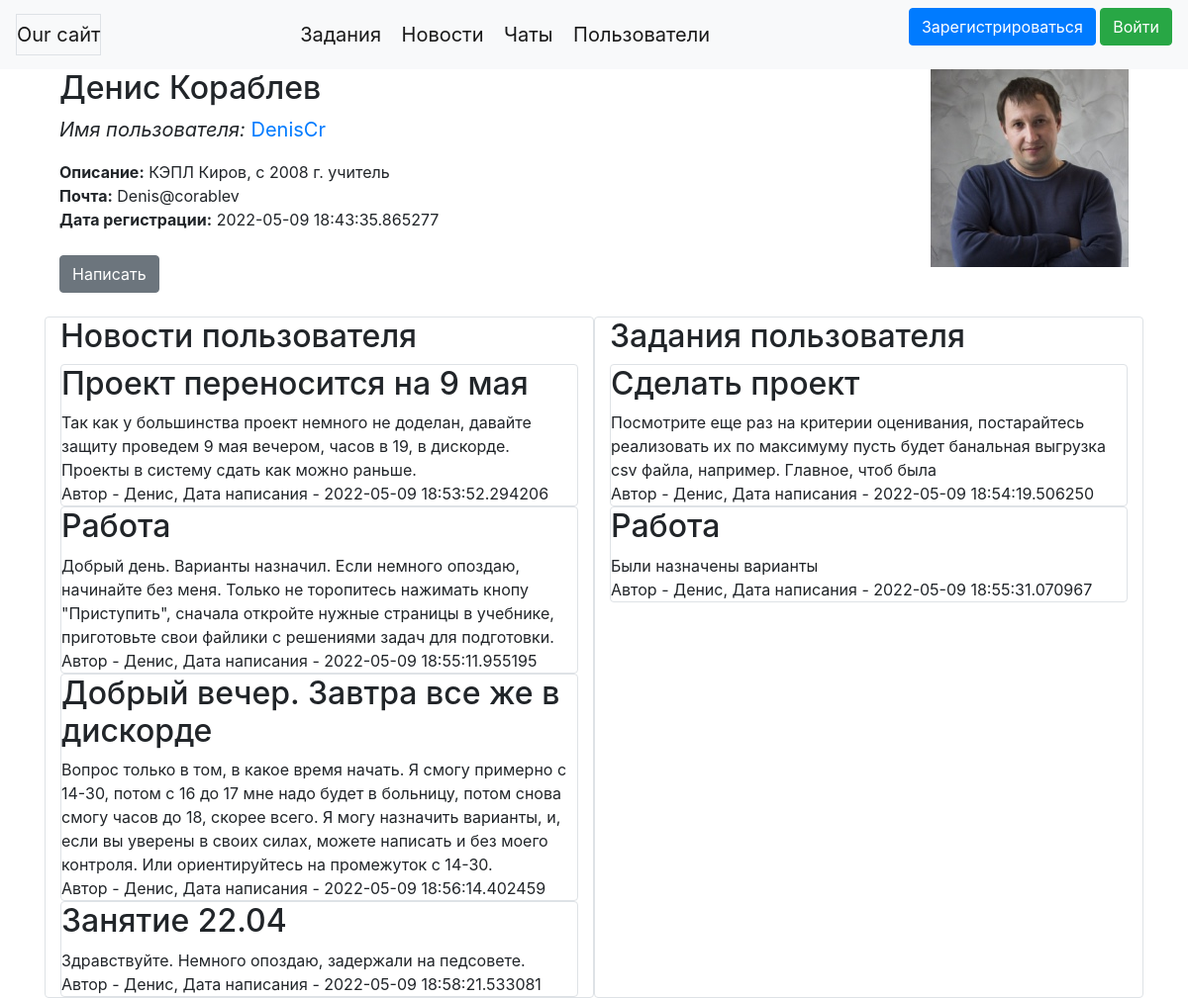
The page /users/2 on the database its author committed.
### data/users.py (models this page shows, shortened)
class User(SqlAlchemyBase, UserMixin, SerializerMixin):
    __tablename__ = 'users'
    id = sqlalchemy.Column(sqlalchemy.Integer,
                           primary_key=True, autoincrement=True)
    username = sqlalchemy.Column(sqlalchemy.String, nullable=True)
    icon_href = sqlalchemy.Column(sqlalchemy.String, nullable=True)
    name = sqlalchemy.Column(sqlalchemy.String, nullable=True)
    surname = sqlalchemy.Column(sqlalchemy.String, nullable=True)
    about = sqlalchemy.Column(sqlalchemy.String, nullable=True)
    email = sqlalchemy.Column(sqlalchemy.String,
                              index=True, unique=True, nullable=True)
    hashed_password = sqlalchemy.Column(sqlalchemy.String, nullable=True)
    created_date = sqlalchemy.Column(sqlalchemy.DateTime,
                                     default=datetime.datetime.now)
    news = orm.relation("News", back_populates='user')
    tasks = orm.relation("Task", back_populates='user')
    chats = orm.relation("Chat",
                          secondary="user_to_chat",
                          backref="users",
                          lazy='subquery')
    chats_where_admin = orm.relation("Chat", back_populates='admin', lazy='subquery')
    sent_messages = orm.relation("Message", back_populates='sender', lazy='subquery')

### data/news.py (models this page shows)
class News(SqlAlchemyBase):
    __tablename__ = 'news'
    id = sqlalchemy.Column(sqlalchemy.Integer,
                           primary_key=True, autoincrement=True)
    title = sqlalchemy.Column(sqlalchemy.String, nullable=True)
    content = sqlalchemy.Column(sqlalchemy.String, nullable=True)
    created_date = sqlalchemy.Column(sqlalchemy.DateTime,
                                     default=datetime.datetime.now)
    is_private = sqlalchemy.Column(sqlalchemy.Boolean, default=True)
    user_id = sqlalchemy.Column(sqlalchemy.Integer,
                                sqlalchemy.ForeignKey("users.id"))
    user = orm.relation('User')
    categories = orm.relation("Category",
                              secondary="news_to_categories",
                              backref="news",
                              lazy='subquery')

### data/tasks.py (models this page shows)
class Task(SqlAlchemyBase, SerializerMixin):
    __tablename__ = 'tasks'
    id = sqlalchemy.Column(sqlalchemy.Integer,
                           primary_key=True, autoincrement=True)
    title = sqlalchemy.Column(sqlalchemy.String, nullable=True)
    content = sqlalchemy.Column(sqlalchemy.String, nullable=True)
    created_date = sqlalchemy.Column(sqlalchemy.DateTime,
                                     default=datetime.datetime.now)
    is_private = sqlalchemy.Column(sqlalchemy.Boolean, default=True)
    user_id = sqlalchemy.Column(sqlalchemy.Integer,
                                sqlalchemy.ForeignKey("users.id"))
    user = orm.relation('User')
    categories = orm.relation("Category",
                              secondary="tasks_to_categories",
                              backref="tasks",
                              lazy='subquery')

### main.py (the view)
@app.route("/users/<int:user_id>")
def user(user_id):
    db_sess = db_session.create_session()
    user = db_sess.query(User).filter(User.id == user_id).first()
    return render_template("user.html", user=user)

### data/db_session.py (called while the page is built)
def create_session() -> Session:
    global __factory
    return __factory()

### templates/user.html (shortened to what this page needs)
{% extends "base.html" %}
{% block content %}
<div class="container">
    <div class="row">
        <div class="col">
            <div style="word-wrap: break-word;">
                <h2>{{user.name}} {{user.surname}}</h2>
                <p class="blockquote"><em>Имя пользователя:</em> <a href="/">{{user.username}}</a></p>
            </div>
            <div style="word-wrap: break-word;">
                <strong>Описание:</strong> {{user.about}}
            </div>
            <div style="word-wrap: break-word;">
                <strong>Почта:</strong> {{user.email}}
            </div>
            <div>
                <strong>Дата регистрации:</strong> {{user.created_date}}
            </div>
            <br>
            {% if current_user.username != user.username %}
            <a class="btn btn-secondary" href="/chats/{{user.username}}_{{current_user.username}}">Написать</a>
            {% else %}
            <a class="btn btn-secondary" href="/chats/{{current_user.username}}">Зайти в свои заметки</a>
            <a class="btn btn-warning" href="/edit_profile">Редактировтать свой профиль</a>
            {% endif %}
        </div>
        <div class="col-auto">
            <img src="/static/img/users/{{user.icon_href}}" width="200" height="200">
        </div>
    </div>
</div>
<br>
<div class="container">
    <div class="row">
        <div class="col-sm border rounded">
            <h2>Новости пользователя</h2>
            {% for item in user.news%}
            <div class="border rounded">
                <h2 style="word-wrap: break-word;">{{item.title}}</h2>
                <div style="word-wrap: break-word;">
                    {{item.content}}
                </div>
                <div style="word-wrap: break-word;">
                    Автор - {{item.user.name}}, Дата написания - {{item.created_date}}
                </div>
            </div>
            {% endfor %}
        </div>
        <div class="col-sm border rounded">
            <h2>Задания пользователя</h2>
            {% for item in user.tasks%}
            <div class="border rounded">
                <h2 style="word-wrap: break-word;">{{item.title}}</h2>
                <div style="word-wrap: break-word;">
                    {{item.content}}
                </div>
                <div style="word-wrap: break-word;">
                    Автор - {{item.user.name}}, Дата написания - {{item.created_date}}
                </div>
            </div>
            {% endfor %}
        </div>
    </div>
</div>
{% endblock %}

### rows shown on the page
User: name "Денис", surname "Кораблев", username "DenisCr", about "КЭПЛ Киров, с 2008 г. учитель", email "Denis@corablev", created_date "2022-05-09 18:43:35.865277", icon_href (picture)
News: title "Проект переносится на 9 мая", content "Так как у большинства проект немного не доделан, давайте защиту проведем 9 мая вечером, часов в 19, в дискорде. Проекты в систему сдать как можно раньше.", user.name "Денис", created_date "2022-05-09 18:53:52.294206"
News: title "Работа", content "Добрый день. Варианты назначил. Если немного опоздаю, начинайте без меня. Только не торопитесь нажимать кнопу \"Приступить\", сначала откройте нужные страницы в учебнике, приготовьте свои файлики с решениями задач для подготовки.", user.name "Денис", created_date "2022-05-09 18:55:11.955195"
News: title "Добрый вечер. Завтра все же в дискорде", content "Вопрос только в том, в какое время начать. Я смогу примерно с 14-30, потом с 16 до 17 мне надо будет в больницу, потом снова смогу часов до 18, скорее всего. Я могу назначить варианты, и, если вы уверены в своих силах, можете написать и без моего контроля. Или ориентируйтесь на промежуток с 14-30.", user.name "Денис", created_date "2022-05-09 18:56:14.402459"
News: title "Занятие 22.04", content "Здравствуйте. Немного опоздаю, задержали на педсовете.", user.name "Денис", created_date "2022-05-09 18:58:21.533081"
Task: title "Сделать проект", content "Посмотрите еще раз на критерии оценивания, постарайтесь реализовать их по максимуму пусть будет банальная выгрузка csv файла, например. Главное, чтоб была", user.name "Денис", created_date "2022-05-09 18:54:19.506250"
Task: title "Работа", content "Были назначены варианты", user.name "Денис", created_date "2022-05-09 18:55:31.070967"
